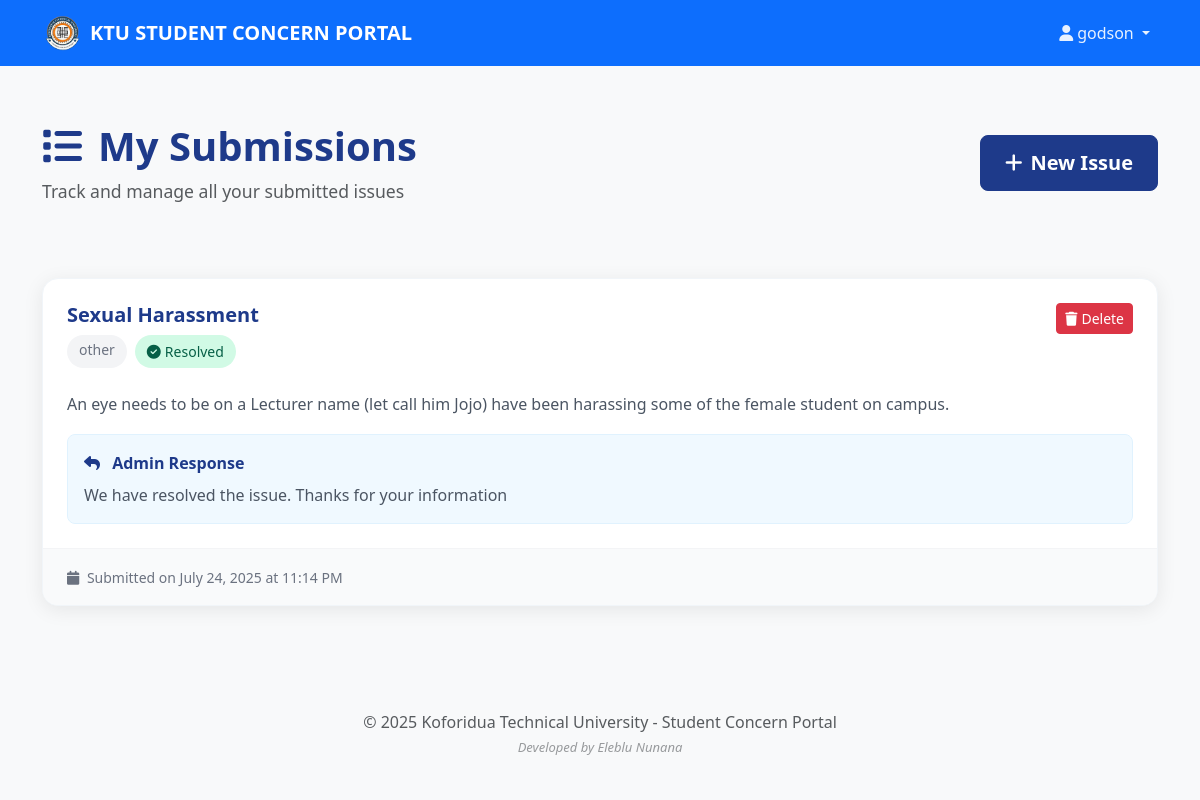
The app's page /my_issues (signed in) with its own data.
### tables this page shows
CREATE TABLE "users" (
        id INTEGER PRIMARY KEY AUTOINCREMENT,
        username TEXT UNIQUE NOT NULL,
        password TEXT NOT NULL,
        role TEXT NOT NULL CHECK (role IN ('student', 'admin', 'subadmin'))
    );

CREATE TABLE issues (
    id INTEGER PRIMARY KEY AUTOINCREMENT,
    student_id INTEGER NOT NULL,
    subject TEXT NOT NULL,
    category TEXT NOT NULL,
    message TEXT NOT NULL,
    status TEXT NOT NULL DEFAULT 'pending' CHECK (status IN ('pending', 'in_progress', 'resolved')),
    response TEXT,
    created_at TIMESTAMP DEFAULT CURRENT_TIMESTAMP,
    FOREIGN KEY (student_id) REFERENCES users (id)
);

### app.py (the view)
@app.route('/my_issues')
def my_issues():
    if g.user is None or g.user['role'] != 'student':
        return redirect(url_for('login'))
    conn = get_db_connection()
    username = g.user['username']
    issues = conn.execute('SELECT * FROM issues WHERE student_id = (SELECT id FROM users WHERE username = ?)', (username,)).fetchall()
    conn.close()
    return render_template('my_issues.html', issues=issues, parse_datetime=parse_datetime)

### app.py (called while the page is built)
def parse_datetime(date_string):
    if not date_string:
        return 'Unknown date'
    try:
        dt = datetime.strptime(date_string, '%Y-%m-%d %H:%M:%S')
        return dt.strftime('%B %d, %Y at %I:%M %p')
    except:
        return date_string

@app.before_request
def load_logged_in_user():
    username = session.get('username')
    if username is None:
        g.user = None
    else:
        conn = get_db_connection()
        user = conn.execute('SELECT * FROM users WHERE username = ?', (username,)).fetchone()
        conn.close()
        if user is None:
            g.user = None
        else:
            g.user = {"username": user["username"], "role": user["role"]}

def get_db_connection():
    conn = sqlite3.connect('university_issues.db')
    conn.row_factory = sqlite3.Row
    return conn

### templates/my_issues.html (shortened to what this page needs)
{% extends "base.html" %}
{% block content %}
<div class="dashboard-container">
    <div class="dashboard-header">
        <div class="d-flex justify-content-between align-items-center">
            <div>
                <h1 class="dashboard-title">
                    <i class="fas fa-list me-3"></i>My Submissions
                </h1>
                <p class="dashboard-subtitle text-muted">Track and manage all your submitted issues</p>
            </div>
            <div class="header-actions">
                <a href="{{ url_for('submit_issue') }}" class="btn btn-primary btn-lg">
                    <i class="fas fa-plus me-2"></i>New Issue
                </a>
            </div>
        </div>
    </div>
    <div class="issues-container">
        {% if issues %}
            {% for issue in issues %}
            <div class="modern-issue-card">
                <div class="issue-card-header">
                    <div class="issue-title-section">
                        <h4 class="issue-card-title">{{ issue.subject }}</h4>
                        <div class="issue-badges">
                            <span class="category-badge">{{ issue.category }}</span>
                            {% if issue.status == 'pending' %}
                                <span class="status-badge pending">
                                    <i class="fas fa-clock me-1"></i>Pending
                                </span>
                            {% elif issue.status == 'in_progress' %}
                                <span class="status-badge progress">
                                    <i class="fas fa-cog me-1"></i>In Progress
                                </span>
                            {% elif issue.status == 'resolved' %}
                                <span class="status-badge resolved">
                                    <i class="fas fa-check-circle me-1"></i>Resolved
                                </span>
                            {% endif %}
                        </div>
                    </div>
                    <div class="issue-actions">
                        <button type="button" class="btn btn-danger btn-sm" data-bs-toggle="modal" data-bs-target="#deleteModal{{ issue.id }}">
                            <i class="fas fa-trash me-1"></i>Delete
                        </button>
                    </div>
                </div>
                <div class="issue-card-body">
                    <p class="issue-description">{{ issue.message }}</p>
                    {% if issue.response %}
                        <div class="admin-response">
                            <div class="response-header">
                                <i class="fas fa-reply me-2"></i>
                                <strong>Admin Response</strong>
                            </div>
                            <p class="response-text">{{ issue.response }}</p>
                        </div>
                    {% endif %}
                </div>
                <div class="issue-card-footer">
                    <span class="issue-date">
                        <i class="fas fa-calendar me-1"></i>
                        Submitted on {{ parse_datetime(issue.created_at) }}
                    </span>
                </div>
            </div>
            {% endfor %}
        {% endif %}
    </div>
</div>
{% endblock %}

### templates/base.html (shortened to what this page needs)
<!DOCTYPE html>
<html lang="en">
<head>
    <link href="https://cdn.jsdelivr.net/npm/bootstrap@5.3.0/dist/css/bootstrap.min.css" rel="stylesheet">
    <link href="https://cdnjs.cloudflare.com/ajax/libs/font-awesome/6.4.0/css/all.min.css" rel="stylesheet">
    <link href="{{ url_for('static', filename='style.css') }}" rel="stylesheet">
</head>
<body>
    <nav class="navbar navbar-expand-lg navbar-dark bg-primary">
        <div class="container">
            <a class="navbar-brand d-flex align-items-center" href="{{ url_for('index') }}">
                <img src="{{ url_for('static', filename='ktu-logo.png') }}" alt="KTU Logo" width="40" height="40" class="me-2">
                <span>KTU STUDENT CONCERN PORTAL</span>
            </a>
            <div class="collapse navbar-collapse" id="navbarSupportedContent">
                {% if g.user %}
                <ul class="navbar-nav ms-auto mb-2 mb-lg-0">
                    <li class="nav-item dropdown">
                        <a class="nav-link dropdown-toggle" href="#" role="button" data-bs-toggle="dropdown" aria-expanded="false">
                            <i class="fas fa-user me-1"></i>{{ g.user.username }}
                        </a>
                    </li>
                </ul>
                {% endif %}
            </div>
        </div>
    </nav>
    <main class="container mt-4">
        {% block content %}{% endblock %}
    </main>
    <footer class="bg-light mt-5 py-4">
        <div class="container text-center">
                <p class="mb-0 text-muted">
                &copy; 2025 Koforidua Technical University - Student Concern Portal<br>
               <i style="font-size: small;"> Developed by Eleblu Nunana</i>
        </div>
    </footer>
</body>
</html>

### static/style.css (style rules this page uses)
:root { --ktu-primary: #1e3a8a; --ktu-secondary: #f59e0b; --ktu-accent: #059669; --ktu-orange: #ff6b35; --ktu-blue: #1a365d; }
body { font-family: 'Segoe UI', Tahoma, Geneva, Verdana, sans-serif; background-color: #f8f9fa; }
.btn-primary { background-color: var(--ktu-primary); border-color: var(--ktu-primary); }
.navbar-brand { font-weight: 600; font-size: 1.25rem; }
.navbar-dark .navbar-nav .nav-link { color: rgba(255, 255, 255, 0.9); }
footer { margin-top: auto; }
.btn { transition: all 0.2s ease-in-out; }
.text-muted i { opacity: 0.6; }
.container { animation: fadeIn 0.5s ease-in-out; }
.dashboard-container { padding: 2rem 0; }
.dashboard-header { margin-bottom: 3rem; padding-bottom: 1.5rem; border-bottom: 2px solid #f8f9fa; }
.dashboard-title { font-size: 2.5rem; font-weight: 700; color: var(--ktu-primary); margin-bottom: 0.5rem; }
.dashboard-subtitle { font-size: 1.1rem; margin-bottom: 0; }
.header-actions .btn { font-weight: 600; padding: 0.75rem 1.5rem; border-radius: 8px; transition: all 0.3s ease; }
.issue-date { color: #9ca3af; font-size: 0.875rem; }
.status-badge { padding: 0.375rem 0.75rem; border-radius: 20px; font-size: 0.875rem; font-weight: 500; display: inline-flex; align-items: center; }
.status-badge.resolved { background: #d1fae5; color: #065f46; }
.issues-container { display: flex; flex-direction: column; gap: 1.5rem; }
.modern-issue-card { background: white; border-radius: 16px; box-shadow: 0 4px 20px rgba(0, 0, 0, 0.08); border: 1px solid #f1f5f9; overflow: hidden; transition: all 0.3s ease; }
.issue-card-header { display: flex; justify-content: space-between; align-items: flex-start; padding: 1.5rem 1.5rem 0; }
.issue-title-section h4 { font-size: 1.25rem; font-weight: 600; color: var(--ktu-primary); margin-bottom: 0.5rem; }
.issue-badges { display: flex; gap: 0.5rem; flex-wrap: wrap; }
.category-badge { background: #f3f4f6; color: #6b7280; padding: 0.25rem 0.75rem; border-radius: 20px; font-size: 0.875rem; font-weight: 500; }
.issue-card-body { padding: 1.5rem; }
.issue-description { color: #4b5563; line-height: 1.6; margin-bottom: 1rem; }
.admin-response { background: #f0f9ff; border: 1px solid #e0f2fe; border-radius: 8px; padding: 1rem; margin-top: 1rem; }
.response-header { font-weight: 600; color: var(--ktu-primary); margin-bottom: 0.5rem; }
.response-text { color: #4b5563; margin-bottom: 0; }
.issue-card-footer { background: #f9fafb; padding: 1rem 1.5rem; border-top: 1px solid #f3f4f6; }
.issue-date { color: #6b7280; font-size: 0.875rem; }

### records on screen
users: user.username "godson"
issues: subject "Sexual Harassment", category "other", status "resolved" (drawn), message "An eye needs to be on a Lecturer name (let call him Jojo) have been harassing some of the female student on campus.", response "We have resolved the issue. Thanks for your information", created_at "July 24, 2025 at 11:14 PM"
